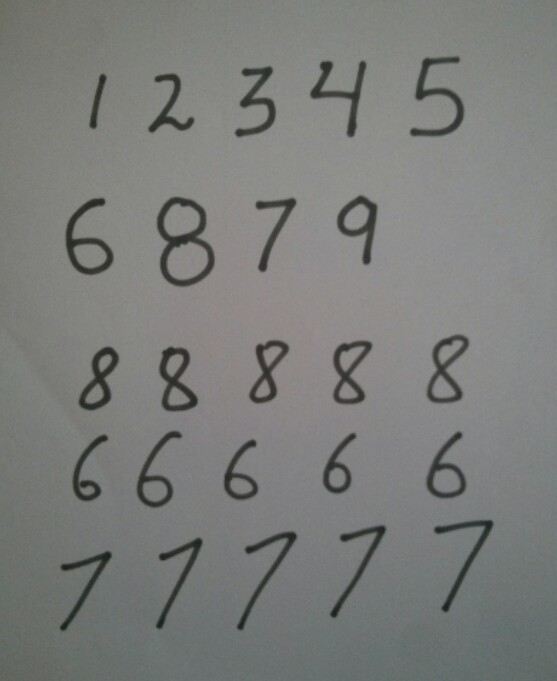
#> input picture PYTHON project/photo_2.jpg, 557 x 681 px
$ python performRecognition.py
#> lines starting #> are read from the running program, lines starting #| are printed output that depends on the picture; after the words box and inside, x2 and y2 are one past the last pixel; in counts of white or black regions, pixels touching at a corner belong together
import cv2
from joblib import load
from skimage.feature import hog
import numpy as np

# Load the classifier
clf = load("digits_cls .pkl")
#> (reads PYTHON project/digits_cls .pkl from the repository)

# Read the input image
im = cv2.imread("photo_2.jpg")
#> im is the input picture: shape (681, 557, 3); mean B, G, R 122.1, 124.5, 123.1

# Convert to grayscale (from colored image to only gray image)
im_gray = cv2.cvtColor(im, cv2.COLOR_BGR2GRAY)

# Apply Gaussian filter (to reduce noise in the image or downgrade the image)
im_gray = cv2.GaussianBlur (im_gray, (5, 5), 0)

# Threshold the image (Basically convert that Gray image to black and white image)
ret, im_th= cv2.threshold (im_gray, 90, 255, cv2.THRESH_BINARY_INV)
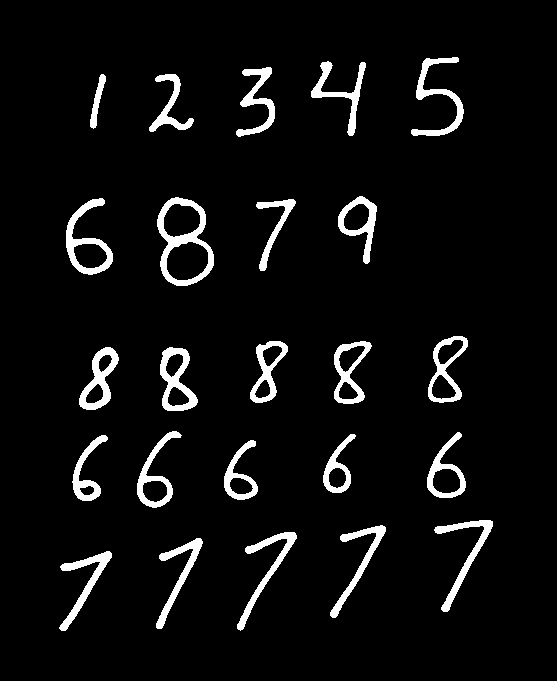
#> im_th: shape (681, 557); 5.7% white; 24 white regions

# Find contours in the image (find the white area or patterned area)
ctrs, hier = cv2.findContours (im_th.copy(), cv2.RETR_EXTERNAL, cv2.CHAIN_APPROX_SIMPLE)
#> ctrs = 24 contours; largest, box (x1, y1, x2, y2) and area: (157, 197, 214, 286) 3632, (66, 198, 113, 275) 1645, (160, 347, 198, 411) 1524, (428, 336, 468, 403) 1496, (334, 341, 372, 404) 1391

# Get rectangles contains each contour
rects = [cv2.boundingRect(ctr) for ctr in ctrs]
#> rects = 24 items, first 6: (59, 551, 53, 80), (156, 538, 47, 91), (237, 532, 60, 99), (330, 525, 56, 93), (434, 520, 59, 92), (224, 440, 34, 60)


for rect in rects:
    cv2.rectangle(im, (rect[0], rect[1]), (rect[0] + rect[2], rect[1] + rect[3]), (0, 255, 0), 3)
    leng = int(rect[3] * 1.6)
    pt1 = int(rect[1] + rect[3] // 2 - leng // 2)
    pt2 = int(rect[0] + rect[2] // 2 - leng // 2)
    roi = im_th[pt1:pt1 + leng, pt2:pt2 + leng]

    # Resize the image
    roi = cv2.resize(roi, (28, 28), interpolation=cv2.INTER_AREA)
    roi = cv2.dilate(roi, (3, 3))

    # Calculate the HOG features
    roi_hog_fd = hog(roi, orientations=9, pixels_per_cell=(14, 14), cells_per_block=(1, 1))

    # Doing prediction using the classifier
    nbr = clf.predict(np.array([roi_hog_fd], 'float64'))
    cv2.putText(im, str(int(nbr[0])), (rect[0], rect[1]), cv2.FONT_HERSHEY_DUPLEX, 2, (0, 255, 255), 3)
#> this loop made 24 passes
#> (rect, leng, pt1, pt2, nbr) on passes 1 to 12: ((59, 551, 53, 80), 128, 527, 21, [7]), ((156, 538, 47, 91), 145, 511, 107, [2]), ((237, 532, 60, 99), 158, 502, 188, [2]), ((330, 525, 56, 93), 148, 497, 284, [7]), ((434, 520, 59, 92), 147, 493, 390, [7]), ((224, 440, 34, 60), 96, 422, 193, [6]), ((72, 435, 36, 66), 105, 416, 38, [6]), ((323, 434, 33, 59), 94, 416, 292, [6]), ((427, 432, 39, 66), 105, 413, 394, [6]), ((137, 431, 45, 77), 123, 408, 98, [3]), ((160, 347, 38, 64), 102, 328, 128, [8]), ((79, 347, 40, 63), 100, 328, 49, [8])
#> pass 1, `roi = im_th[pt1:pt1 + leng, pt2:pt2 + leng]`:
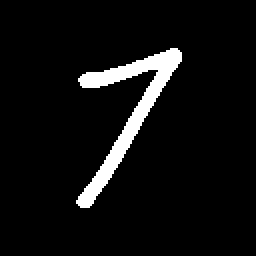
#> roi: shape (128, 128) (shown 2 times larger); 5.9% white; 1 white region, box (x1, y1, x2, y2) and area: (38, 24, 91, 104) 963
#> pass 1, `roi = cv2.resize(roi, (28, 28), interpolation=cv2.INTER_AREA)`:
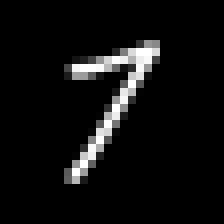
#> roi: shape (28, 28) (shown 8 times larger); min 0, max 255, mean 15
#> pass 1, `roi = cv2.dilate(roi, (3, 3))`:
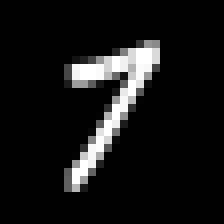
#> roi: shape (28, 28) (shown 8 times larger); min 0, max 255, mean 21.1
#> pass 2, `roi = im_th[pt1:pt1 + leng, pt2:pt2 + leng]`:
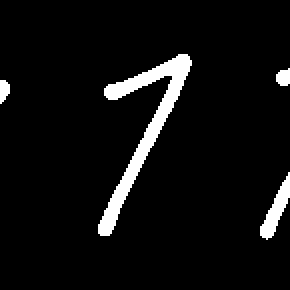
#> roi: shape (145, 145) (shown 2 times larger); 5.8% white; 4 white regions, box (x1, y1, x2, y2) and area: (49, 27, 96, 118) 923, (130, 86, 145, 120) 198, (138, 34, 145, 43) 50, (0, 40, 5, 52) 45
#> after the loop:
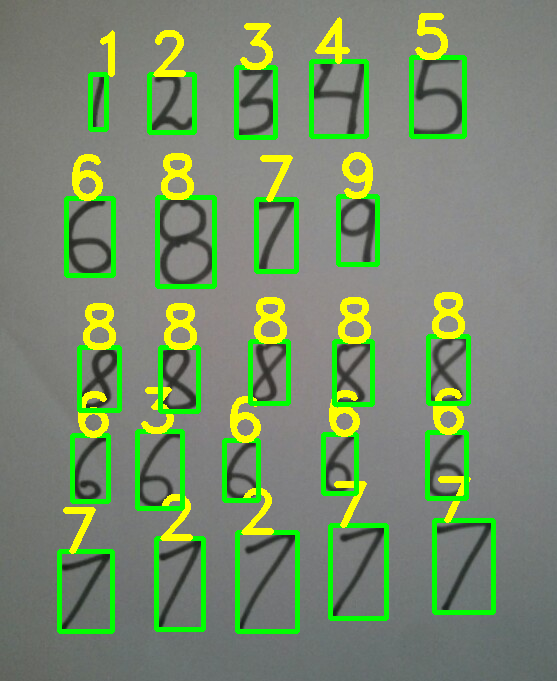
#> im: shape (681, 557, 3); 11.08% of pixels changed, all inside (x1, y1, x2, y2) = (57, 13, 496, 634)
#> after the loop:
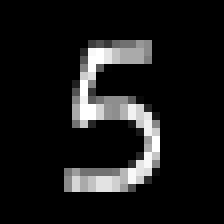
#> roi: shape (28, 28) (shown 8 times larger); min 0, max 255, mean 25.1

cv2.imshow("Resulting Image with Rectangular ROIs", im)
cv2.waitKey()
